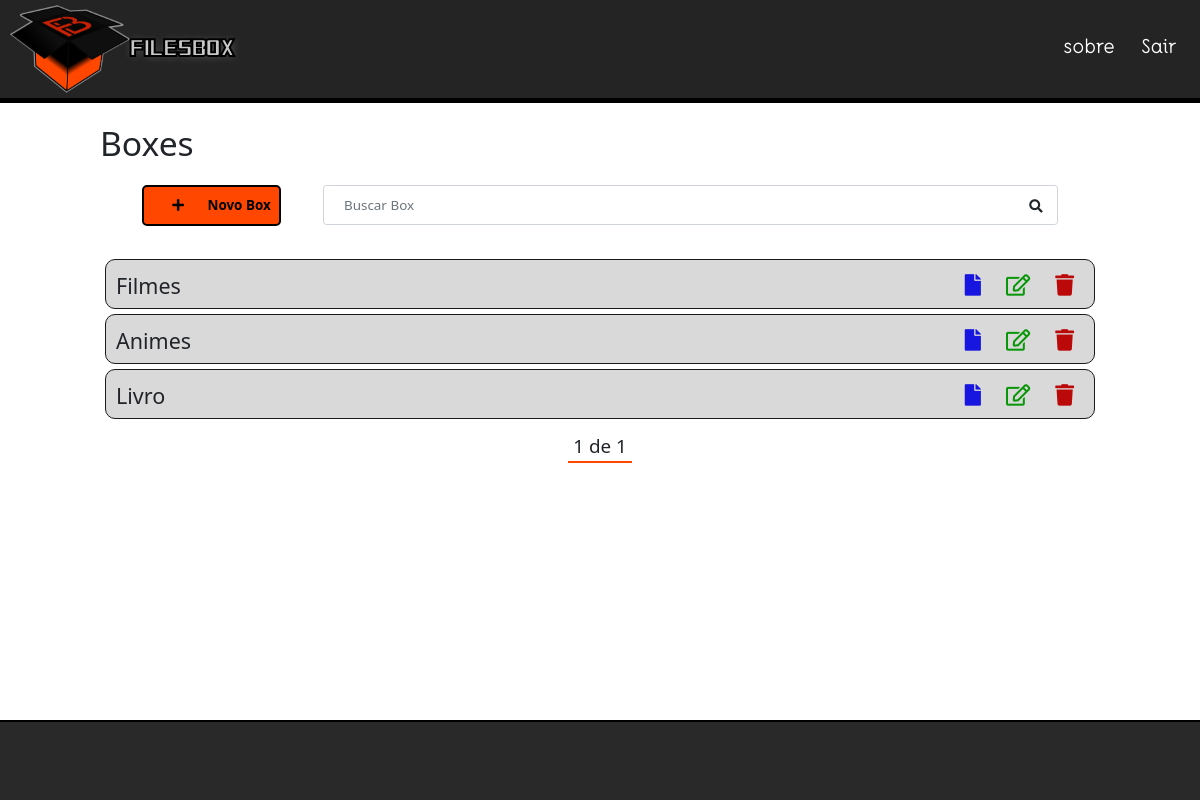
/boxes/ (signed in), run on the app's committed database.
### boxes/models.py (models this page shows, shortened)
class Box(models.Model):
    title = models.CharField(max_length=100)
    description = models.TextField()
    user = models.ForeignKey(get_user_model(), on_delete=models.CASCADE)
    created_at = models.DateTimeField(auto_now_add=True)
    updated_at = models.DateTimeField(auto_now=True)

### boxes/views.py (the view)
# urls.py: path('boxes/', views.boxes, name='boxes'),
@login_required
def boxes(request):
    search = request.GET.get('busca')
    if search:
        boxes = Box.objects.filter(title__icontains=search, user=request.user)
    else:
        boxes_list = Box.objects.all().order_by('-created_at').filter(user=request.user)
        paginator = Paginator(boxes_list, 5)
        page = request.GET.get('page')
        boxes = paginator.get_page(page)
    return render(request, 'boxes/boxes.html', {'boxes': boxes})

### boxes/templates/boxes/boxes.html (shortened to what this page needs)
{% extends 'baseBox.html' %}
{% block content %}
    <div class="offset-1 col-10 list-div">
        <h1>Boxes</h1>
        <div class="container">
            <a class="add-link" href="newBox/">
                <div class="col-2 add-div">
                    <i class="fas fa-plus"></i>
                    <span class="paragrafo">Novo Box</span>
                </div>
            </a>
            <div class="col-9 busca-div">
                <form method="GET" id="search-form">
                    <input class="form-control" type="text" id="busca" name="busca" placeholder="Buscar Box" value="{{ request.GET.busca }}"/>
                    <i class="fas fa-search" id="search-btn"></i>
                </form>
            </div>
        </div>
        <ul class="box-list">
            {% for box in boxes %}
            <li class="box-item">
                <span>{{ box.title }}</span>
                <span><a href="delete/{{box.id}}" class="delete-btn"><i class="fas fa-trash"></a></i></span>
                <span><a href="edit/{{box.id}}"><i class="far fa-edit"></i></a></span>
                <span><a href="pages/{{box.id}}"><i class="fas fa-file"></i></a></span>
            </li>
            {% endfor %}
        </ul>
        <div class="pagination">
            <span class="step-links">
                {% if boxes.paginator.num_pages %}
                    <span class="current">
                        {{ boxes.number }} de {{ boxes.paginator.num_pages }}
                    </span>
                {% endif %}
            </span>
        </div>
    </div>
{% endblock content %}

### boxes/static/_css/_styleBox.css (style rules this page uses)
* { margin: 0; padding: 0; }
html { font-size: 84.1%; }
.paragrafo { font-size: 1rem; }
.container { display: flex; justify-content: space-evenly; align-items: baseline; }
.add-div { background-color: var(--laranja); cursor: pointer; display: inline-block; color: var(--preto); padding: 8px; border: 2px solid var(--preto); border-radius: 5px; height: 100%; width: auto; font-weight: bold; }
.fas.fa-plus { color: var(--preto); margin-left: 20px; margin-right: 20px; }
a.add-link { color: var(--preto); text-decoration: none; margin-right: 10px; }
.fas.fa-search { position: relative; top: -25px; padding-right: 15px; display: block; float: right; cursor: pointer; }
.busca-div { padding: 0; margin-top: 15px; margin-bottom: 15px; display: block; align-items: center; }
.form-control { height: 40px; padding-left: 10px; }
.box-list { padding-left: 0; }
.box-item { background-color: rgba(177, 175, 175, 0.473); list-style: none; font-size: 1.6rem; height: 50px; padding-top: 10px; padding-left: 10px; border: 1px solid var(--cinza-escuro); border-radius: 10px; margin: 5px; }
.fas.fa-trash, .far.fa-edit, .fas.fa-file { cursor: pointer; margin: 5px; padding-right: 15px; font-size: 1.6rem; float: right; }
.fas.fa-trash { color: rgb(187, 9, 9); }
.far.fa-edit { color: rgb(8, 151, 8); }
.fas.fa-file { color: rgb(22, 22, 224); }
.pagination { font-size: 1.4rem; margin-bottom: 20px; display: flex; justify-content: center; }
.step-links { position: relative; margin-left: auto; margin-right: auto; width: auto; border-bottom: 2px solid var(--laranja); }
.step-links .current { margin-left: 5px; margin-right: 5px; }

### boxes/static/_css/_esquemaCor.css (style rules this page uses)
:root { --cinza-escuro: #1A1A1A; --cinza-claro: #292929; --preto: #000000; --preto-claro: #0A0909; --laranja: #FF4700; --vermelho-telha: #C62005; }

### data on the page
Box: title "Filmes"
Box: title "Animes"
Box: title "Livro"

### other printed values
{{ boxes.number }} "1"
{{ boxes.paginator.num_pages }} "1"
